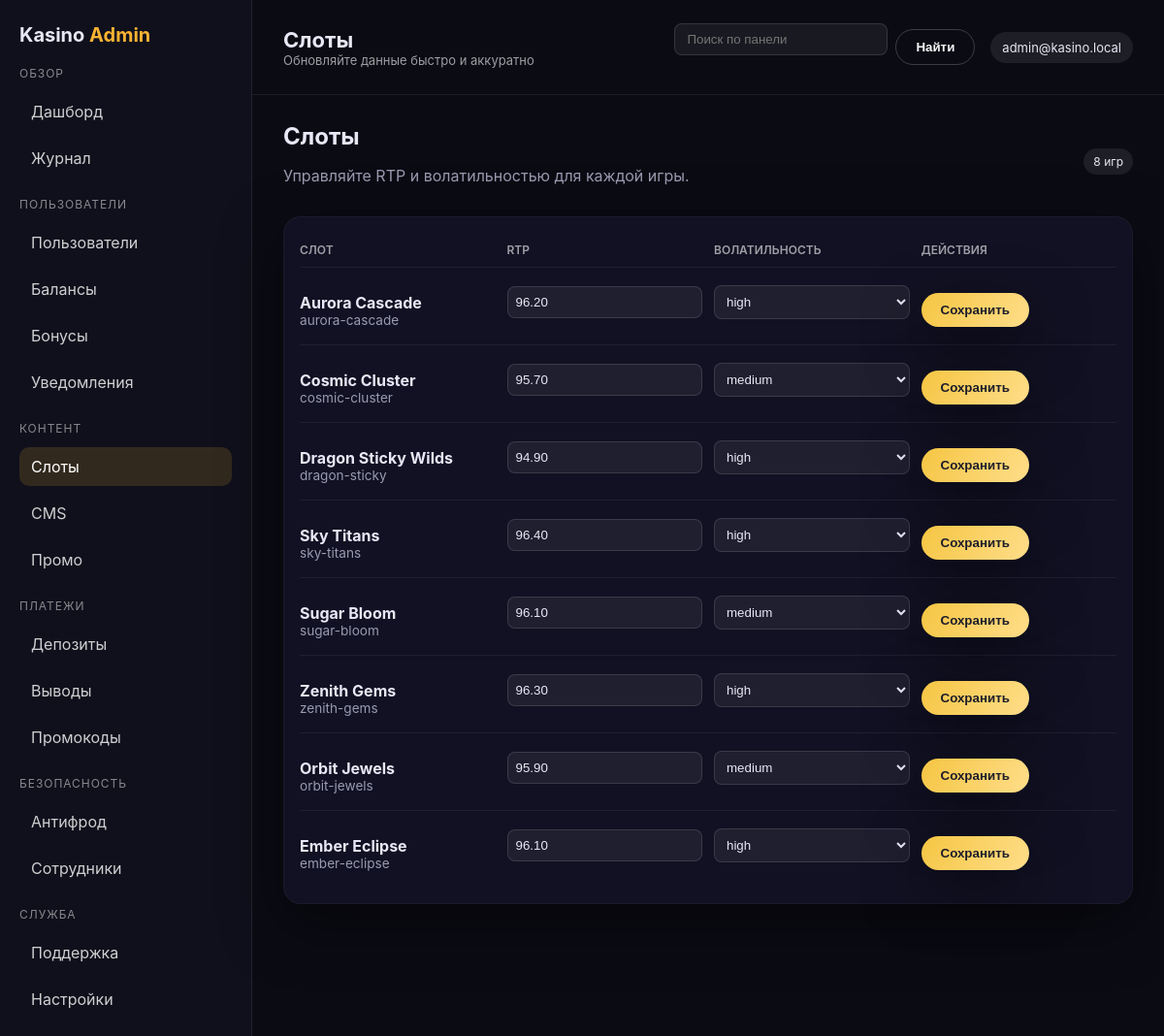
Screenshot of /admin/slots.php (signed in) with the database file from the repository.
### tables this page shows
CREATE TABLE staff_users (
    id INT AUTO_INCREMENT PRIMARY KEY,
    email VARCHAR(255) NOT NULL UNIQUE,
    password_hash VARCHAR(255) NOT NULL,
    role ENUM('admin','moderator','finance') NOT NULL,
    created_at TIMESTAMP DEFAULT CURRENT_TIMESTAMP
);

CREATE TABLE slots (
    id INT AUTO_INCREMENT PRIMARY KEY,
    slug VARCHAR(100) NOT NULL UNIQUE,
    name VARCHAR(100) NOT NULL,
    rtp DECIMAL(4,2) NOT NULL,
    volatility VARCHAR(20) NOT NULL,
    created_at TIMESTAMP DEFAULT CURRENT_TIMESTAMP
);

### helpers.php (called while the page is built, shortened)
<?php
function db(): PDO
{
    static $pdo;
    if ($pdo) {
        return $pdo;
    }
    $config = require __DIR__ . '/config.php';
    $dsn = sprintf(
        'mysql:host=%s;dbname=%s;charset=%s',
        $config['db']['host'],
        $config['db']['name'],
        $config['db']['charset']
    );
    $pdo = new PDO($dsn, $config['db']['user'], $config['db']['pass'], [
        PDO::ATTR_ERRMODE => PDO::ERRMODE_EXCEPTION,
        PDO::ATTR_DEFAULT_FETCH_MODE => PDO::FETCH_ASSOC,
        PDO::ATTR_EMULATE_PREPARES => false,
    ]);
    return $pdo;
}

### admin/auth.php (called while the page is built, shortened)
<?php
require __DIR__ . '/../helpers.php';
function staff_user(): ?array
{
    $stmt = db()->prepare('SELECT * FROM staff_users WHERE id = ?');
    $stmt->execute([$_SESSION['staff_id']]);
    return $stmt->fetch() ?: null;
}

### admin/slots.php (the view, shortened to what this page needs)
<?php
require __DIR__ . '/layout.php';
$slots = db()->query('SELECT slug, name, rtp, volatility FROM slots ORDER BY id')->fetchAll();
admin_header('Слоты');
?>
<section class="admin-section">
    <div class="admin-section-header">
        <div>
            <h2>Слоты</h2>
            <p class="muted">Управляйте RTP и волатильностью для каждой игры.</p>
        </div>
        <div class="admin-actions">
            <span class="admin-pill"><?php echo count($slots); ?> игр</span>
        </div>
    </div>
    <div class="admin-table card">
        <div class="admin-table-row admin-table-head">
            <div>Слот</div>
            <div>RTP</div>
            <div>Волатильность</div>
            <div>Действия</div>
        </div>
        <?php foreach ($slots as $slot): ?>
            <form class="admin-table-row" method="post">
                <div>
                    <strong><?php echo htmlspecialchars($slot['name'], ENT_QUOTES); ?></strong>
                    <div class="muted small"><?php echo $slot['slug']; ?></div>
                </div>
                <div>
                    <input type="number" name="rtp" step="0.1" value="<?php echo $slot['rtp']; ?>">
                </div>
                <div>
                    <select name="volatility">
                        <option value="medium" <?php echo $slot['volatility'] === 'medium' ? 'selected' : ''; ?>>medium</option>
                        <option value="high" <?php echo $slot['volatility'] === 'high' ? 'selected' : ''; ?>>high</option>
                    </select>
                </div>
                <div>
                    <button class="btn" type="submit">Сохранить</button>
                </div>
            </form>
        <?php endforeach; ?>
    </div>
</section>
<?php admin_footer(); ?>

### admin/layout.php (shortened to what this page needs)
<?php
require __DIR__ . '/auth.php';
function admin_nav_link(string $href, string $label): void
{
    $current = basename($_SERVER['PHP_SELF'] ?? '');
    $target = basename($href);
    $active = $current === $target ? ' is-active' : '';
    echo "<a class=\"admin-link{$active}\" href=\"{$href}\">{$label}</a>";
}
function admin_header(string $title): void
{
    $staff = staff_user();
    echo '<!doctype html><html lang="ru"><head><meta charset="utf-8"><meta name="viewport" content="width=device-width, initial-scale=1">';
    echo '<link rel="stylesheet" href="/assets/css/style.css">';
    echo "<title>{$title}</title></head><body class=\"admin-body\">";
    echo '<div class="admin-shell">';
    echo '<aside class="admin-sidebar">';
    echo '<div class="admin-brand">Kasino <span>Admin</span></div>';
    echo '<div class="admin-nav-group"><div class="admin-nav-title">Обзор</div>';
    admin_nav_link('/admin/dashboard.php', 'Дашборд');
    echo '</div>';
    echo '<div class="admin-nav-group"><div class="admin-nav-title">Пользователи</div>';
    echo '</div>';
    echo '<div class="admin-nav-group"><div class="admin-nav-title">Контент</div>';
    echo '</div>';
    echo '<div class="admin-nav-group"><div class="admin-nav-title">Платежи</div>';
    echo '</div>';
    echo '<div class="admin-nav-group"><div class="admin-nav-title">Безопасность</div>';
    echo '</div>';
    echo '<div class="admin-nav-group"><div class="admin-nav-title">Служба</div>';
    echo '</div>';
    echo '</aside>';
    echo '<div class="admin-main">';
    echo '<div class="admin-topbar">';
    echo '<div>';
    echo "<div class=\"admin-title\">{$title}</div>";
    echo '<div class="admin-subtitle">Обновляйте данные быстро и аккуратно</div>';
    echo '</div>';
    echo '<div class="admin-topbar-actions">';
    echo '<form class="admin-search" method="get" action="#">';
    echo '<input type="search" name="q" placeholder="Поиск по панели" aria-label="Поиск по панели">';
    echo '<button class="btn ghost" type="submit">Найти</button>';
    echo '</form>';
    if ($staff) {
        $email = htmlspecialchars($staff['email'], ENT_QUOTES);
        echo "<div class=\"admin-user\">{$email}</div>";
    }
    echo '</div>';
    echo '</div>';
    echo '<main class="admin-content">';
}
function admin_footer(): void
{
    echo '</main></div></div></body></html>';
}

### assets/css/style.css (style rules this page uses)
:root { --bg: #0b0b14; --panel: #121225; --panel-strong: #181834; --accent: #f5c542; --accent-soft: rgba(245, 197, 66, 0.2); --neon: #00f0ff; --neon-soft: rgba(0, 240, 255, 0.15); --text: #f5f5f7; --muted: #9a9ab0; --danger: #ff5f6d; --success: #3ef7b0; --shadow: 0 20px 60px rgba(0, 0, 0, 0.5); --glow: 0 0 30px rgba(0, 240, 255, 0.2); font-family: 'Inter', 'Segoe UI', system-ui, sans-serif; }
* { box-sizing: border-box; }
body { margin: 0; background: radial-gradient(circle at top, #1c1c3a, #07070f 55%) fixed; color: var(--text); }
a { color: inherit; text-decoration: none; }
.btn { padding: 10px 20px; border-radius: 999px; background: linear-gradient(120deg, var(--accent), #ffde8a); color: #1d1d2a; font-weight: 600; border: none; cursor: pointer; box-shadow: var(--shadow); transition: transform 0.2s ease, box-shadow 0.2s ease; }
.btn.ghost { background: transparent; border: 1px solid rgba(255, 255, 255, 0.2); color: var(--text); box-shadow: none; }
.card { background: rgba(18, 18, 37, 0.9); padding: 18px; border-radius: 18px; border: 1px solid rgba(255, 255, 255, 0.04); box-shadow: var(--shadow); transition: transform 0.2s ease, border-color 0.2s ease; }
.muted { color: var(--muted); }
input, textarea, select { width: 100%; padding: 12px 14px; border-radius: 12px; border: 1px solid rgba(255, 255, 255, 0.1); background: rgba(255, 255, 255, 0.04); color: var(--text); margin-bottom: 16px; outline: none; transition: border-color 0.2s ease, box-shadow 0.2s ease; }
.muted.small { font-size: 0.85rem; }
.admin-body { background: #0b0b14; color: #e7e7f5; }
.admin-shell { display: grid; grid-template-columns: 260px 1fr; min-height: 100vh; }
.admin-sidebar { background: #0f101b; border-right: 1px solid rgba(255, 255, 255, 0.08); padding: 24px 20px; display: flex; flex-direction: column; gap: 20px; }
.admin-brand { font-weight: 700; font-size: 20px; }
.admin-brand span { color: #f9b233; }
.admin-nav-group { display: grid; gap: 8px; }
.admin-nav-title { font-size: 12px; letter-spacing: 0.08em; text-transform: uppercase; color: rgba(255, 255, 255, 0.5); margin-bottom: 4px; }
.admin-link { color: rgba(255, 255, 255, 0.8); text-decoration: none; padding: 10px 12px; border-radius: 10px; display: block; transition: 0.2s ease; }
.admin-link:hover, .admin-link.is-active { background: rgba(249, 178, 51, 0.15); color: #fff; }
.admin-main { display: flex; flex-direction: column; min-width: 0; }
.admin-topbar { display: flex; justify-content: space-between; align-items: center; padding: 24px 32px; border-bottom: 1px solid rgba(255, 255, 255, 0.08); gap: 24px; flex-wrap: wrap; }
.admin-title { font-size: 22px; font-weight: 700; }
.admin-subtitle { color: rgba(255, 255, 255, 0.6); font-size: 13px; }
.admin-topbar-actions { display: flex; gap: 16px; align-items: center; flex-wrap: wrap; }
.admin-search { display: flex; gap: 8px; align-items: center; }
.admin-search input { background: rgba(255, 255, 255, 0.06); border: 1px solid rgba(255, 255, 255, 0.12); color: inherit; padding: 8px 12px; border-radius: 8px; min-width: 220px; }
.admin-user { padding: 8px 12px; border-radius: 999px; background: rgba(255, 255, 255, 0.08); font-size: 13px; }
.admin-content { padding: 28px 32px 48px; display: grid; gap: 28px; }
.admin-section { display: grid; gap: 16px; }
.admin-section-header { display: flex; justify-content: space-between; align-items: center; flex-wrap: wrap; gap: 16px; }
.admin-section-header h2, .admin-section-header h3 { margin: 0; }
.admin-actions { display: flex; gap: 12px; align-items: center; flex-wrap: wrap; }
.admin-table { display: grid; gap: 8px; padding: 16px; }
.admin-table-row { display: grid; grid-template-columns: repeat(auto-fit, minmax(140px, 1fr)); gap: 12px; align-items: center; padding: 10px 0; border-bottom: 1px solid rgba(255, 255, 255, 0.06); }
.admin-table-row:last-child { border-bottom: none; }
.admin-table-head { font-weight: 600; text-transform: uppercase; font-size: 12px; color: rgba(255, 255, 255, 0.6); }
.admin-inline-form select, .admin-table-row input, .admin-table-row select { background: rgba(255, 255, 255, 0.06); border: 1px solid rgba(255, 255, 255, 0.12); color: inherit; padding: 8px; border-radius: 8px; width: 100%; }
.admin-pill { display: inline-flex; align-items: center; gap: 6px; padding: 6px 10px; border-radius: 999px; background: rgba(255, 255, 255, 0.08); font-size: 12px; }

### rows the page displays
staff_users: email "admin@kasino.local"
slots: name "Aurora Cascade", slug "aurora-cascade", rtp "96.20", volatility "high"
slots: name "Cosmic Cluster", slug "cosmic-cluster", rtp "95.70", volatility "medium"
slots: name "Dragon Sticky Wilds", slug "dragon-sticky", rtp "94.90", volatility "high"
slots: name "Sky Titans", slug "sky-titans", rtp "96.40", volatility "high"
slots: name "Sugar Bloom", slug "sugar-bloom", rtp "96.10", volatility "medium"
slots: name "Zenith Gems", slug "zenith-gems", rtp "96.30", volatility "high"
slots: name "Orbit Jewels", slug "orbit-jewels", rtp "95.90", volatility "medium"
slots: name "Ember Eclipse", slug "ember-eclipse", rtp "96.10", volatility "high"

### other values shown
$label "Дашборд Журнал Пользователи Балансы Бонусы Уведомления Слоты CMS Промо Депозиты Выводы Промокоды Антифрод Сотрудники Поддержка Настройки"
$title "Слоты"
count($slots) "8"
